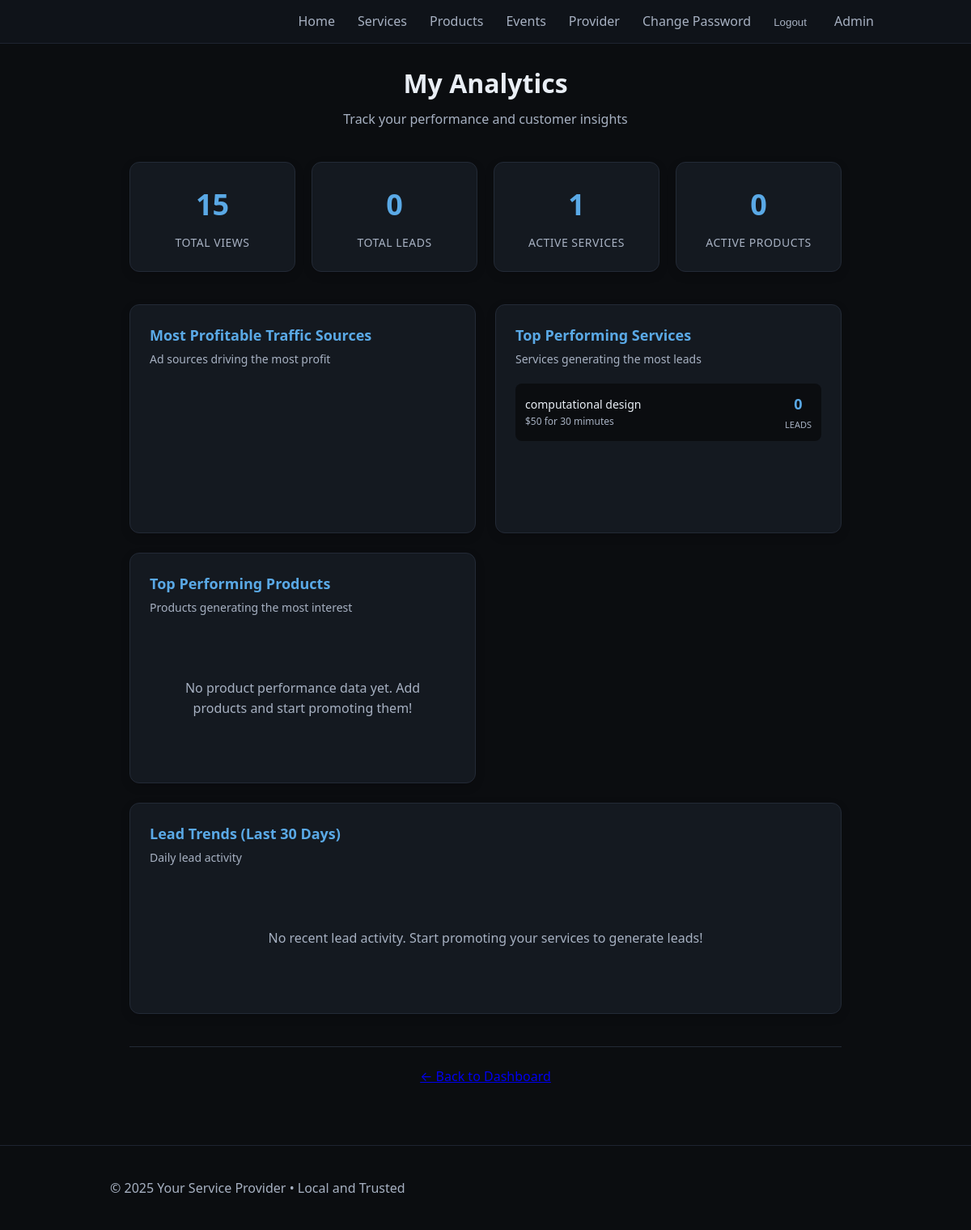
Page /provider/analytics (signed in) on the committed database.
### tables this page shows
CREATE TABLE services (
              id INTEGER PRIMARY KEY AUTOINCREMENT,
              title TEXT NOT NULL,
              description TEXT,
              price TEXT,
              active INTEGER NOT NULL DEFAULT 1,
              created_at TEXT NOT NULL
            , posted_by TEXT, provider_id INTEGER DEFAULT 0, is_certified INTEGER DEFAULT 0, certification_proof TEXT);

### app.py (the view)
    @app.route("/provider/analytics")
    @provider_required
    def provider_analytics():
        current_provider_id = session.get('provider_id', 0)
        with closing(get_db()) as db:
            with closing(get_db()) as db:
                cur = db.cursor()
                cur.execute("SELECT COUNT(*) FROM services WHERE provider_id = ? AND active = 1", (current_provider_id,))
                services_count = cur.fetchone()[0]
                cur.execute("SELECT COUNT(*) FROM products WHERE provider_id = ? AND active = 1", (current_provider_id,))
                products_count = cur.fetchone()[0]
                cur.execute("SELECT COUNT(*) FROM leads WHERE provider_id = ?", (current_provider_id,))
                total_leads = cur.fetchone()[0]
                cur.execute(
                    "SELECT DATE(created_at) as date, COUNT(*) as count FROM leads WHERE provider_id = ? AND created_at >= date('now', '-30 days') GROUP BY DATE(created_at) ORDER BY date",
                    (current_provider_id,)
                )
                daily_leads = cur.fetchall()
                cur.execute(
                    """
                    SELECT s.title, s.price, COUNT(l.id) as lead_count
                    FROM services s
                    LEFT JOIN leads l ON l.message LIKE '%' || s.title || '%' AND l.provider_id = s.provider_id
                    WHERE s.provider_id = ? AND s.active = 1
                    GROUP BY s.id, s.title, s.price
                    ORDER BY lead_count DESC
                    LIMIT 5
                    """,
                    (current_provider_id,)
                )
                top_services = cur.fetchall()
                cur.execute(
                    """
                    SELECT p.title, p.price, COUNT(l.id) as lead_count
                    FROM products p
                    LEFT JOIN leads l ON l.message LIKE '%' || p.title || '%' AND l.provider_id = p.provider_id
                    WHERE p.provider_id = ? AND p.active = 1
                    GROUP BY p.id, p.title, p.price
                    ORDER BY lead_count DESC
                    LIMIT 5
                    """,
                    (current_provider_id,)
                )
                top_products = cur.fetchall()
                cur.execute("""
                    SELECT utm_source, SUM(profit) as total_profit, COUNT(*) as visit_count
                    FROM visits
                    WHERE provider_id = ?
                    GROUP BY utm_source
                    ORDER BY total_profit DESC
                """, (current_provider_id,))
                traffic_sources = cur.fetchall()
                max_profit = max([row[1] for row in traffic_sources], default=1)
                traffic_chart = [
                    {
                        "source": row[0],
                        "profit": row[1],
                        "visits": row[2],
                        "bar_width": int((row[1] / max_profit) * 100) if max_profit else 0
                    }
                    for row in traffic_sources
                ]
            return render_template("provider_analytics.html",
                                 services_count=services_count,
                                 products_count=products_count,
                                 total_leads=total_leads,
                                 total_views=(services_count + products_count) * 15,
                                 daily_leads=daily_leads,
                                 top_services=top_services,
                                 top_products=top_products,
                                 traffic_chart=traffic_chart,
                                 title="My Analytics")

### app.py (called while the page is built)
def get_db():
    conn = sqlite3.connect(DB_PATH)
    conn.row_factory = sqlite3.Row
    return conn

### templates/provider_analytics.html (shortened to what this page needs)
{% extends "base.html" %}
{% block content %}
<div class="admin-container">
  <div class="admin-header">
    <h1>My Analytics</h1>
    <p class="admin-subtitle">Track your performance and customer insights</p>
  </div>
  <div class="stats-grid">
    <div class="stat-card">
      <div class="stat-number">{{ total_views }}</div>
      <div class="stat-label">Total Views</div>
    </div>
    <div class="stat-card">
      <div class="stat-number">{{ total_leads }}</div>
      <div class="stat-label">Total Leads</div>
    </div>
    <div class="stat-card">
      <div class="stat-number">{{ services_count }}</div>
      <div class="stat-label">Active Services</div>
    </div>
    <div class="stat-card">
      <div class="stat-number">{{ products_count }}</div>
      <div class="stat-label">Active Products</div>
    </div>
  </div>
  <div class="analytics-grid">
    <div class="analytics-card">
      <h2>Most Profitable Traffic Sources</h2>
      <p class="card-subtitle">Ad sources driving the most profit</p>
      <div class="chart-container">
        <div class="chart-bars">
        </div>
      </div>
    </div>
    <div class="analytics-card">
      <h2>Top Performing Services</h2>
      <p class="card-subtitle">Services generating the most leads</p>
      {% if top_services %}
      <div class="performance-list">
        {% for service in top_services %}
        <div class="performance-item">
          <div class="performance-info">
            <span class="performance-name">{{ service.title }}</span>
            <span class="performance-price">{{ service.price or 'No price set' }}</span>
          </div>
          <div class="performance-metric">
            <span class="metric-number">{{ service.lead_count }}</span>
            <span class="metric-label">leads</span>
          </div>
        </div>
        {% endfor %}
      </div>
      {% else %}
      <div class="empty-analytics">
        <p>No service performance data yet. Keep promoting your services!</p>
      </div>
      {% endif %}
    </div>
    <div class="analytics-card">
      <h2>Top Performing Products</h2>
      <p class="card-subtitle">Products generating the most interest</p>
      {% if top_products %}
      <div class="performance-list">
        {% for product in top_products %}
        <div class="performance-item">
          <div class="performance-info">
            <span class="performance-name">{{ product.title }}</span>
            <span class="performance-price">{{ product.price or 'No price set' }}</span>
          </div>
          <div class="performance-metric">
            <span class="metric-number">{{ product.lead_count }}</span>
            <span class="metric-label">inquiries</span>
          </div>
        </div>
        {% endfor %}
      </div>
      {% else %}
      <div class="empty-analytics">
        <p>No product performance data yet. Add products and start promoting them!</p>
      </div>
      {% endif %}
    </div>
    <div class="analytics-card full-width">
      <h2>Lead Trends (Last 30 Days)</h2>
      <p class="card-subtitle">Daily lead activity</p>
      {% if daily_leads %}
      <div class="chart-container">
        <div class="chart-bars">
          {% for day in daily_leads %}
          <div class="chart-bar">
            <div class="bar-fill" data-height="{{ (day.count / daily_leads|map(attribute='count')|max * 100)|round }}"></div>
            <span class="bar-label">{{ day.date[-5:] }}</span>
            <span class="bar-value">{{ day.count }}</span>
          </div>
          {% endfor %}
        </div>
      </div>
      {% else %}
      <div class="empty-analytics">
        <p>No recent lead activity. Start promoting your services to generate leads!</p>
      </div>
      {% endif %}
    </div>
  </div>
  <div class="admin-footer">
    <a href="{{ url_for('provider_dashboard') }}" class="btn-secondary">← Back to Dashboard</a>
  </div>
</div>
{% endblock %}

### static/styles.css (style rules this page uses)
:root { --bg: #0b0d10; --panel: #141920; --text: #e9eef5; --muted: #a7b1c2; --accent: #5aa9e6; --accent-2: #9cd3f7; --danger: #e35d6a; --ok: #65d6a7; --warn: #f5a623; }
* { box-sizing: border-box; }
body { margin: 0; font-family: system-ui, -apple-system, Segoe UI, Roboto, Arial, sans-serif; background: var(--bg); color: var(--text); line-height: 1.55; }
.admin-container { max-width: 1200px; margin: 0 auto; padding: 24px; }
.admin-header { text-align: center; margin-bottom: 40px; }
.admin-header h1 { margin: 0 0 8px 0; color: var(--text); font-size: 32px; font-weight: 700; }
.admin-subtitle { color: var(--muted); font-size: 16px; margin: 0; }
.stats-grid { display: grid; grid-template-columns: repeat(auto-fit, minmax(200px, 1fr)); gap: 20px; margin-bottom: 40px; }
.stat-card { background: var(--panel); border: 1px solid #232a36; border-radius: 12px; padding: 24px; text-align: center; box-shadow: 0 4px 12px rgba(0, 0, 0, 0.15); }
.stat-number { font-size: 36px; font-weight: 700; color: var(--accent); margin-bottom: 8px; }
.stat-label { color: var(--muted); font-size: 14px; font-weight: 500; text-transform: uppercase; letter-spacing: 0.5px; }
.admin-footer { text-align: center; padding-top: 24px; border-top: 1px solid #232a36; }

### templates/provider_analytics.html (style rules this page uses)
.analytics-grid { display: grid; grid-template-columns: repeat(auto-fit, minmax(350px, 1fr)); gap: 24px; margin-bottom: 40px; }
.analytics-card { background: var(--panel); border: 1px solid #232a36; border-radius: 12px; padding: 24px; box-shadow: 0 4px 12px rgba(0, 0, 0, 0.15); }
.analytics-card.full-width { grid-column: 1 / -1; }
.analytics-card h2 { color: var(--accent); margin: 0 0 4px 0; font-size: 18px; font-weight: 600; }
.card-subtitle { color: var(--muted); margin: 0 0 20px 0; font-size: 14px; }
.performance-list { display: flex; flex-direction: column; gap: 16px; }
.performance-item { display: flex; justify-content: space-between; align-items: center; padding: 12px; background: var(--bg); border-radius: 8px; }
.performance-info { display: flex; flex-direction: column; gap: 2px; }
.performance-name { color: var(--text); font-weight: 500; font-size: 14px; }
.performance-price { color: var(--muted); font-size: 12px; }
.performance-metric { display: flex; flex-direction: column; align-items: center; gap: 2px; }
.metric-number { color: var(--accent); font-weight: 700; font-size: 18px; }
.metric-label { color: var(--muted); font-size: 11px; text-transform: uppercase; }
.chart-container { padding: 20px 0; }
.chart-bars { display: flex; align-items: flex-end; gap: 8px; height: 120px; }
.empty-analytics { text-align: center; padding: 40px 20px; color: var(--muted); }

### rows in the picture
services: title "computational design", price "$50 for 30 mimutes", lead_count "0"

### other values in the picture
{{ total_views }} "15"
{{ total_leads }} "0"
{{ services_count }} "1"
{{ products_count }} "0"
{{ profile.business_name or "Local Provider Services" }} "Your Service Provider"
